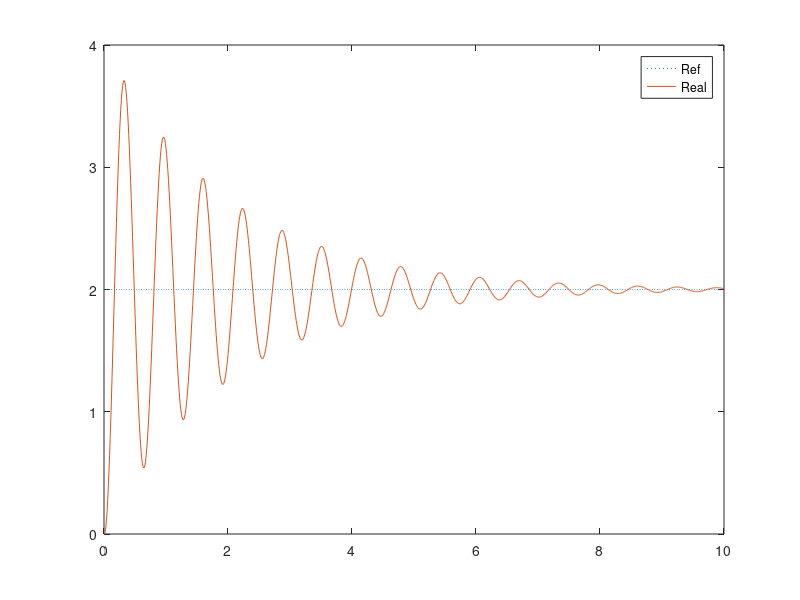

MATLAB code for this plot:
% 基于Matlab的二指夹具在手操作仿真
clear;  clc;

% --- 符号规定: 
% g: 重力加速度, t: 时间序列, h: 位置序列, hd: 目标位置, 
% hv: 位置误差, dhv: 速度误差, s: 跟踪误差,

% --- 控制参数调整
lamb = 1;
k = 10;
alpha_a = 4;
alpha_b = 4;
alpha_c = 4;
ae(1) = 0;
be(1) = 0;
ce(1) = 0;

% --- 模型常量估计值
g = 9.8;
miu = 0.5;
sigma = 0.5;
m = 1;

% --- 系统初值及参考模型
tt = 0.01;
t = 0: tt: 10;
N = length(t);
h0 = 0;
hd = 1+ones(N,1);

% --- 循环变量初始化
h = zeros(N,1);
dh = zeros(N,1);
ddh = zeros(N,1);

% For begining
h(1) = h0;
dh(1) = 0;
ddh(1) = 0;
dhv(1) = 0;

% Loop begin
% 1:N-1 is better
for i = 2:N
    h(i) =  h(i-1) + dh(i-1)*tt + 1/2*ddh(i-1)*tt*tt;
    
    dh(i) = h(i) - h(i-1);
    dhd(i) = hd(i) - hd(i-1);
    ddhd(i) = dhd(i) - dhd(i-1);
    hr(i) = ddhd(i) - lamb*dhv;
    hv = h(i) - hd(i);
    dhv = dh(i) - dhd(i);
    ddhv = ddh(i) - ddhd(i);
    s(i) = dhv + lamb*hv;
    
    ae(i) = ae(i-1) - alpha_a*s(i)*hr(i-1);
    be(i) = be(i-1) - alpha_b*s(i)*dh(i-1);
    ce(i) = ce(i-1) - alpha_c*s(i)*g;
    
    ufn(i) = ae(i)*hr(i) - k*s(i) +be(i)*dh(i) + ce(i)*g;
    fn(i) = ufn(i);
    ddh(i) = miu/m*fn(i) - sigma/m*dh(i) - g;
end

plot(t, hd, ':');
hold on;
plot(t, h);

legend('Ref', 'Real');
